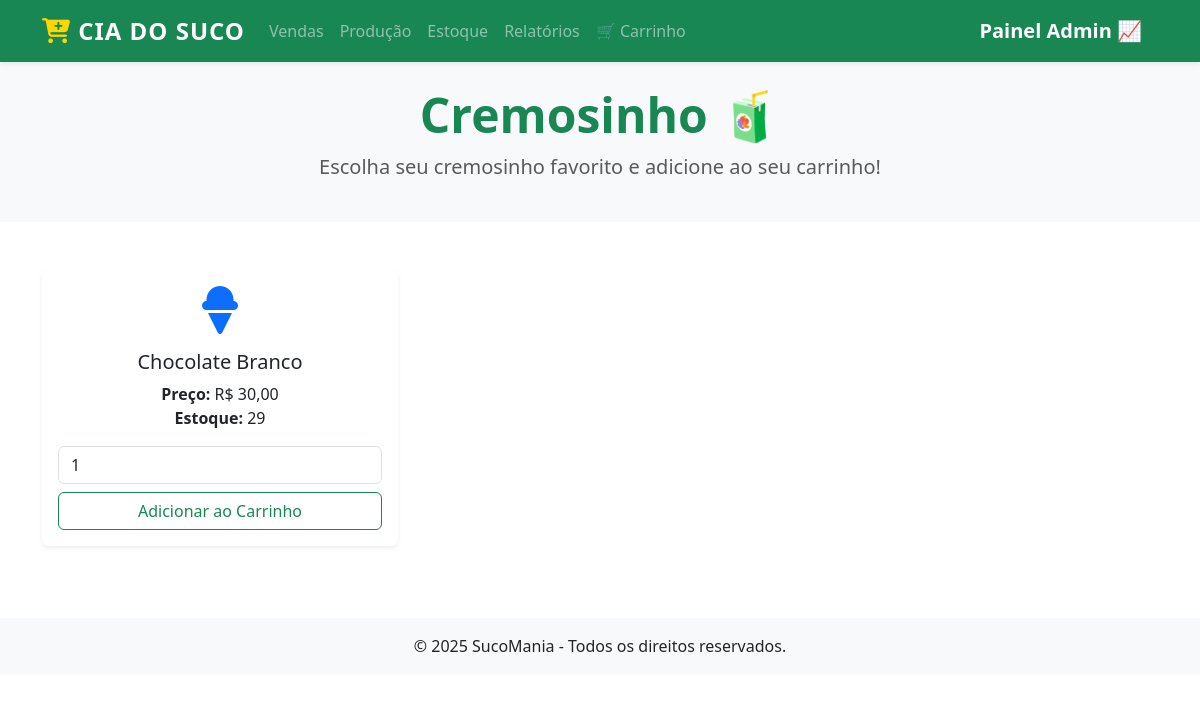
/cremosinho/, run on the app's committed database.
### sucos/models.py (models this page shows, shortened)
class Product(models.Model):
    title = models.CharField(max_length= 100, verbose_name='Titutlo')
    ingredient  = models.ForeignKey('Ingredient', on_delete=models.PROTECT,related_name='products', verbose_name='Ingrediente')
    quantity = models.PositiveBigIntegerField(default=0, verbose_name='Quantidade em Estoque')
    category = models.ForeignKey(Category, on_delete= models.PROTECT, related_name='products', verbose_name='Categoria')
    price = models.DecimalField(max_digits=10, decimal_places=2, verbose_name='Preço')
    is_active = models.BooleanField(default=True, verbose_name='Ativo')
    description = models.TextField(null=True, blank=True, verbose_name='Descrição')
    created_at = models.DateTimeField(auto_now_add=True, verbose_name='Criado em')
    updated_at = models.DateTimeField(auto_now=True, verbose_name='Atualizado em')
    class Meta:
        ordering = ['title']
        verbose_name = 'Produto'

### sucos/views.py (the view)
# urls.py: path('cremosinho/', listar_cremosinho, name='cremosinho'),
def listar_cremosinho(request):
    cremosinho= Product.objects.filter(category__name = 'Cremosinho', is_active =  True)
    return render(request, 'produtos/gelados/cremosinho.html', {'cremosinhos': cremosinho})

### sucos/templates/produtos/gelados/cremosinho.html (shortened to what this page needs)
{% extends 'produtos/suco.html' %}
{% block menu %}
<nav class="navbar navbar-expand-lg navbar-dark bg-success shadow-sm">
    <div class="container">
        <a class="navbar-brand d-flex align-items-center" href="{% url 'inicio' %}">
            <i class="fas fa-cart-plus fa-lg me-2" style="color: #FFD700;"></i>
            <span class="fw-bold fs-4" style="letter-spacing: 1px;">CIA DO SUCO</span>
        </a>
        <div class="collapse navbar-collapse" id="navbarNav">
            <ul class="navbar-nav me-auto">
                <li class="nav-item"><a class="nav-link" href="{% url 'venda' %}">Vendas</a></li>
                <li class="nav-item"><a class="nav-link" href="{% url 'sucos-producao' %}">Produção</a></li>
                <li class="nav-item"><a class="nav-link" href="{% url 'estoque' %}">Estoque</a></li>
                <li class="nav-item"><a class="nav-link" href="{% url 'relatorio' %}">Relatórios</a></li>
                <li class="nav-item"><a class="nav-link" href="{% url 'ver_carrinho' %}">🛒 Carrinho</a></li>
            </ul>
            <a class="navbar-brand text-white" href="{% url 'admin:index' %}">
                <span class="fw-bold fs-5">Painel Admin 📈</span>
            </a>
        </div>
    </div>
</nav>
<div class="bg-light py-4 text-center">
    <div class="container">
        <h1 class="display-5 text-success fw-bold">Cremosinho 🧃</h1>
        <p class="lead text-muted">Escolha seu cremosinho favorito e adicione ao seu carrinho!</p>
    </div>
</div>
{% endblock %}
{% block conteudo %}
<div class="container my-5">
    {% if cremosinhos %}
    <div class="row">
        {% for cremosinho in cremosinhos %}
        <div class="col-md-4 mb-4">
            <div class="card text-center shadow-sm border-0 h-100">
                <div class="card-body d-flex flex-column justify-content-between">
                    <div>
                        <div class="mb-3">
                            <i class="fas fa-ice-cream fa-3x text-primary"></i>
                        </div>
                        <h5 class="card-title">{{ cremosinho.title }}</h5>
                        <p class="card-text">
                            <strong>Preço:</strong> R$ {{ cremosinho.price }}<br>
                            <strong>Estoque:</strong> {{ cremosinho.quantity }}
                        </p>
                    </div>
                    <form method="post" action="{% url 'adicionar_carrinho' %}" class="mt-3">
                        <div class="input-group mb-2">
                            <input type="number" name="quantidade" value="1" min="1" max="{{ cremosinho.quantity }}"
                                   class="form-control" {% if cremosinho.quantity == 0 %}disabled{% endif %}>
                        </div>
                        <button type="submit" class="btn btn-outline-success w-100"
                                {% if cremosinho.quantity == 0 %}disabled{% endif %}>
                            {% if cremosinho.quantity == 0 %}Esgotado{% else %}Adicionar ao Carrinho{% endif %}
                        </button>
                    </form>
                </div>
            </div>
        </div>
        {% endfor %}
    </div>
    {% else %}
    <div class="alert alert-warning text-center" role="alert">
        Nenhum cremosinho disponível no momento! 🧃
    </div>
    {% endif %}
</div>
{% endblock %}

### data on the page
Product: title "Chocolate Branco", price "30,00", quantity "29", quantidade "1", shows "Adicionar ao Carrinho"
